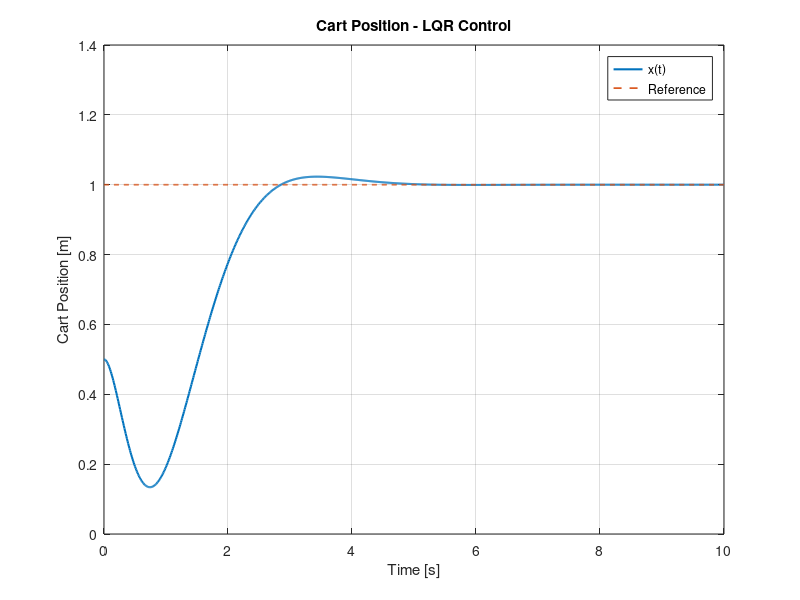
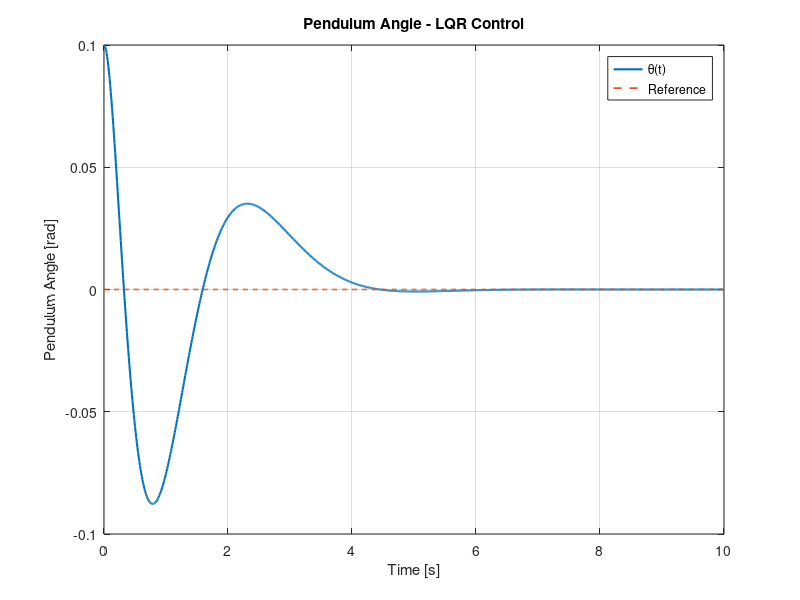
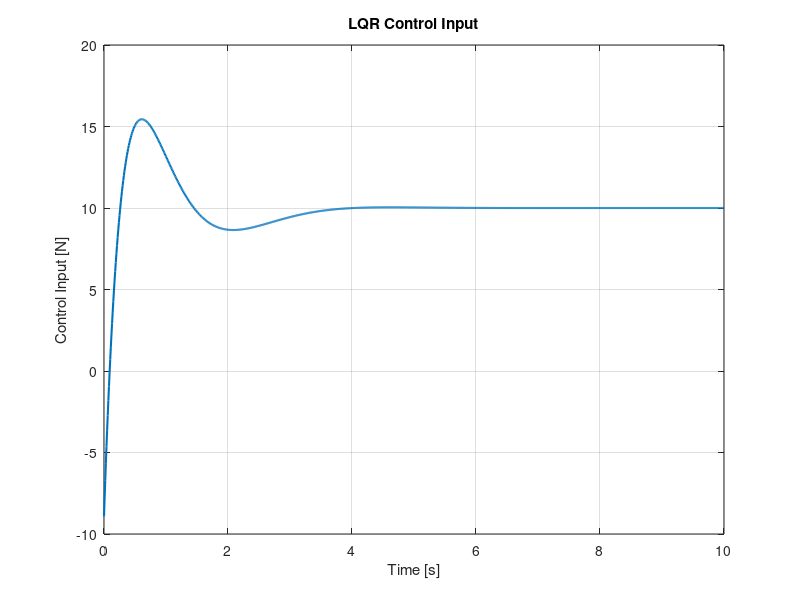

Write the MATLAB code that produced these figures, in order.
clc; clear; close all;

% Define system parameters 
m = 2.4;       % Pendulum mass [kg]
M = 0.23;      % Cart mass [kg]
I = 0.38;      % Pendulum inertia [kg*m^2]
g = 9.8;       % Gravity [m/s^2]
Bx = 0.005;    % Cart friction [N*s/m]
l = 0.45;      % Pendulum length [m]
L = 0.91;      % Cart length [m]

% Denominator factor for transfer functions 
q = (M + m)*(I + M*l^2) - (m*l^2);  

%% Linearized state-space matrices

A = [0       1       0       0;
     0   -0.0194   0.2188    0;
     0       0       0       1;
     0   -0.0128   6.5848    0];

B = [0;
     0.3887;
     0;
     0.2552];

C = [1 0 0 0;   
     0 0 1 0];  

D = [0;
     0];

sys = ss(A,B,C,D);

open_loop_poles = pole(sys);
disp('Open-loop poles (Eq. 8):');
disp(open_loop_poles);

%% LQR design

Q = diag([50 0 100 0]);  
R = 0.5;                  

% Compute LQR gain K 
K = lqr(A,B,Q,R);

Acl = A - B*K;
sys_cl = ss(Acl,B,C,D);

% Closed-loop poles
cl_poles = pole(sys_cl);
disp('Closed-loop poles with LQR:');
disp(cl_poles);

%% Simulation 

t = 0:0.01:10;          
x0 = [0.5; 0; 0.1; 0];  

r = [ones(size(t)); zeros(size(t))];  

u_func = @(t,x) -K*(x - [r(1,round(t/0.01)+1);0;0;0]);


[t_sim, x_sim] = ode45(@(t,x) A*x + B*u_func(t,x), t, x0);

%% Plot results

figure;
plot(t_sim, x_sim(:,1), 'LineWidth', 1.5); hold on;
plot(t, r(1,:), '--', 'LineWidth', 1.2);
xlabel('Time [s]'); ylabel('Cart Position [m]');
title('Cart Position - LQR Control'); grid on;
legend('x(t)','Reference');

figure;
plot(t_sim, x_sim(:,3), 'LineWidth', 1.5); hold on;
plot(t, r(2,:), '--', 'LineWidth', 1.2);
xlabel('Time [s]'); ylabel('Pendulum Angle [rad]');
title('Pendulum Angle - LQR Control'); grid on;
legend('\theta(t)','Reference');

u_sim = zeros(length(t_sim),1);
for i = 1:length(t_sim)
    u_sim(i) = -K*x_sim(i,:)';
end

figure;
plot(t_sim, u_sim, 'LineWidth', 1.5);
xlabel('Time [s]'); ylabel('Control Input [N]');
title('LQR Control Input'); grid on;
